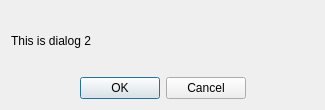
<?xml version="1.0" encoding="UTF-8"?>
<ui version="4.0">
 <class>Dialog2</class>
 <widget class="QDialog" name="Dialog2">
  <property name="geometry">
   <rect>
    <x>0</x>
    <y>0</y>
    <width>325</width>
    <height>110</height>
   </rect>
  </property>
  <property name="windowTitle">
   <string>Dialog2</string>
  </property>
  <layout class="QVBoxLayout" name="verticalLayout">
   <item>
    <widget class="QLabel" name="label">
     <property name="text">
      <string>This is dialog 2</string>
     </property>
    </widget>
   </item>
   <item>
    <widget class="QDialogButtonBox" name="buttonBox">
     <property name="standardButtons">
      <set>QDialogButtonBox::Cancel|QDialogButtonBox::Ok</set>
     </property>
     <property name="centerButtons">
      <bool>true</bool>
     </property>
    </widget>
   </item>
  </layout>
 </widget>
 <layoutdefault spacing="6" margin="11"/>
 <resources/>
 <connections/>
</ui>
